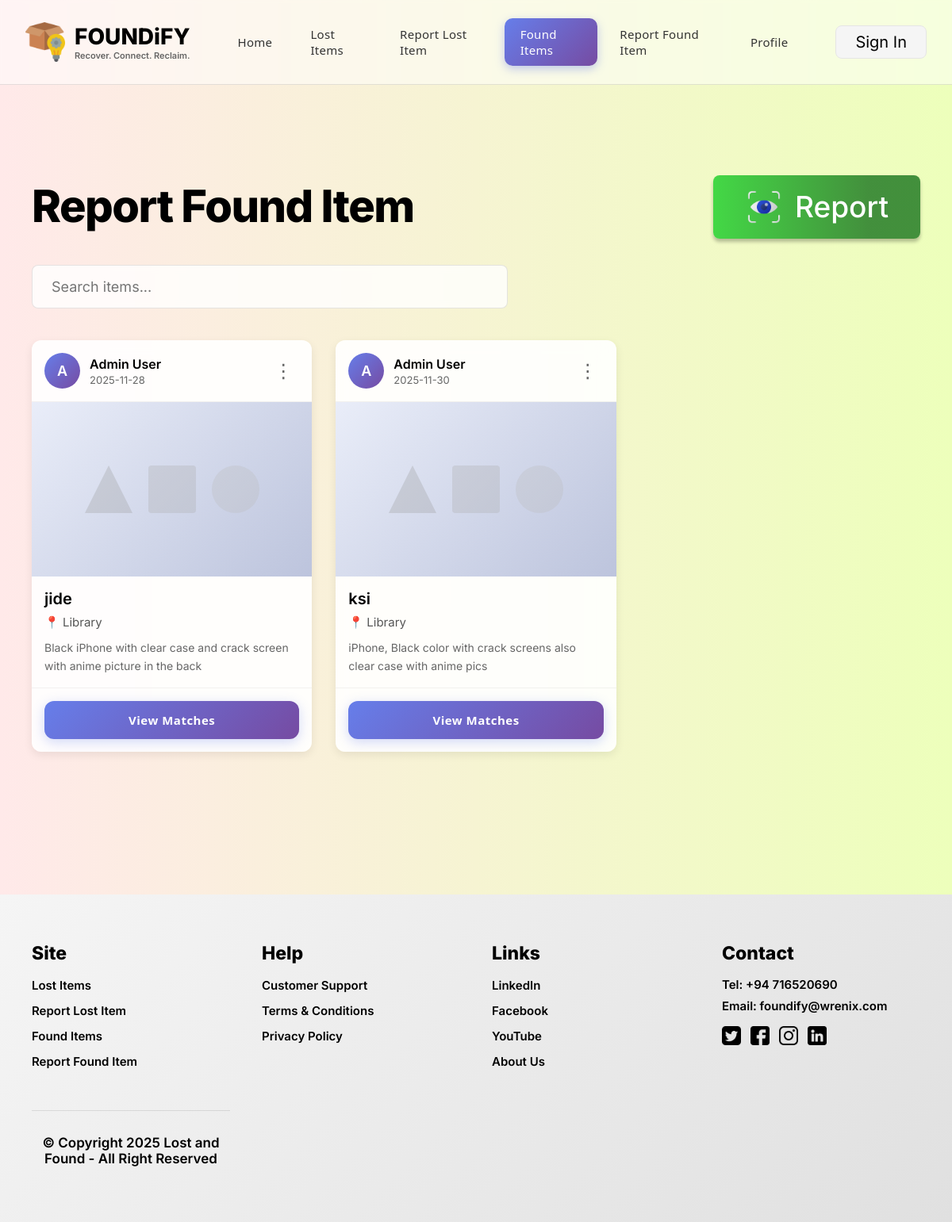
The page /found on the database as committed earlier.
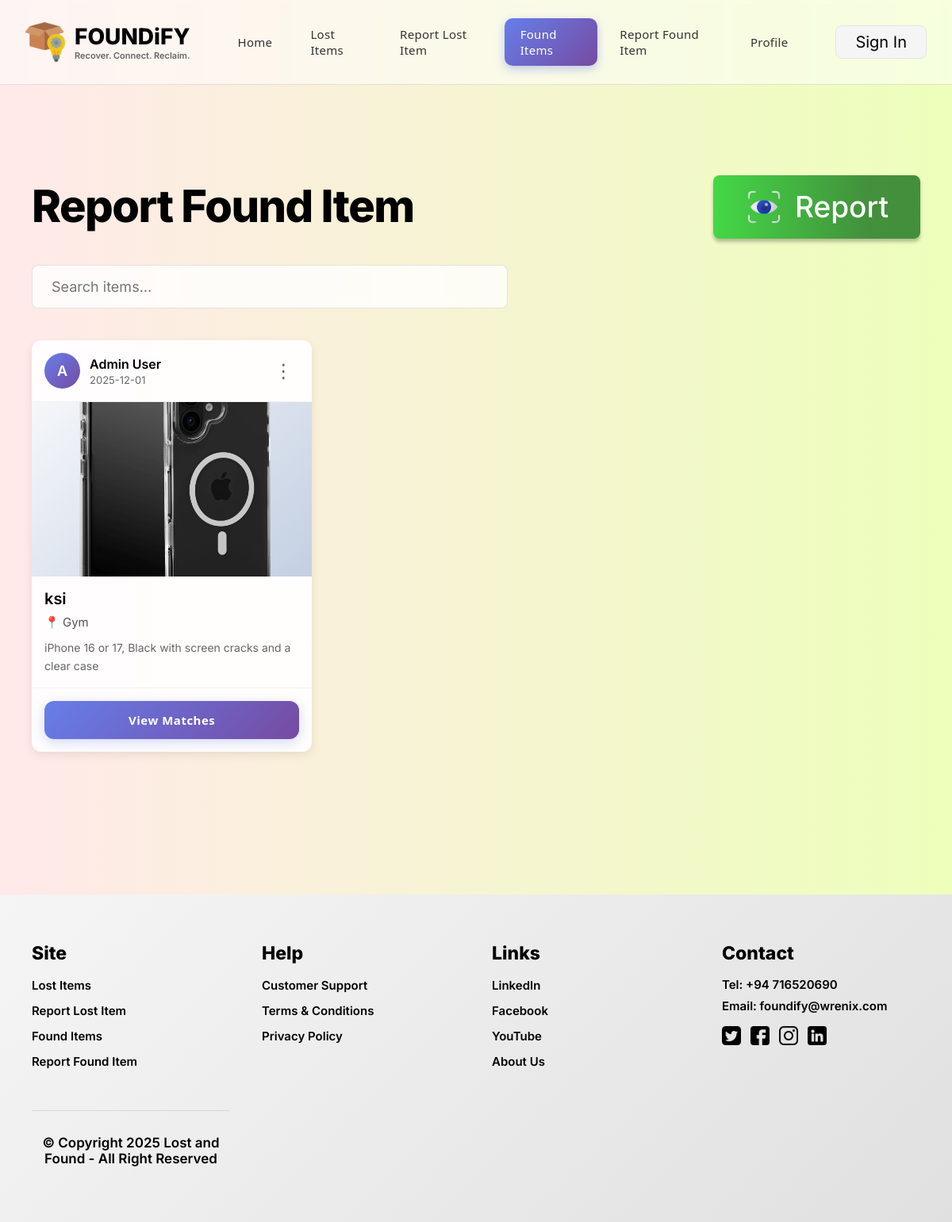
The same page on the database as committed later.
### models.py (models this page shows, shortened)
class FoundItem(db.Model):
    id = db.Column(db.Integer, primary_key=True)
    item_id = db.Column(db.String(20), unique=True, nullable=False)
    name = db.Column(db.String(200), nullable=False)
    desc = db.Column(db.Text, nullable=False)
    category = db.Column(db.String(100), nullable=False)
    location = db.Column(db.String(200), nullable=False)
    date = db.Column(db.String(20), nullable=False)
    photo = db.Column(db.String(200))
    created_at = db.Column(db.DateTime, default=datetime.utcnow)
    user_id = db.Column(db.Integer, db.ForeignKey('user.id'), nullable=False)

class User(db.Model):
    id = db.Column(db.Integer, primary_key=True)
    username = db.Column(db.String(80), unique=True, nullable=False)
    name = db.Column(db.String(120), nullable=False)
    email = db.Column(db.String(120), unique=True, nullable=False)
    password_hash = db.Column(db.String(200), nullable=False)
    created_at = db.Column(db.DateTime, default=datetime.utcnow)
    lost_items = db.relationship('LostItem', backref='reporter', lazy=True)
    found_items = db.relationship('FoundItem', backref='reporter', lazy=True)

### app.py (the view)
@app.route('/found')
def found_items():
    items = FoundItem.query.order_by(FoundItem.created_at.desc()).all()
    categories = db.session.query(FoundItem.category).distinct().all()
    categories = [c[0] for c in categories]
    return render_template('found_items.html', items=items, categories=categories)

### templates/found_items.html (shortened to what this page needs)
{% extends "base.html" %}
{% block content %}
<div class="items-page">
    <div class="container">
        <div class="page-header">
            <h1>
    <span class="report-text">Report</span>
    <span class="found-text">Found</span>
    <span class="item-text">Item</span>
</h1>
            <a href="{{ url_for('report_found') }}" class="btn-report found-btn">
            <img src="{{ url_for('static', filename='icons/found.png') }}" alt="Report" class="btn-icon-img">
            <span>Report</span>
            </a>
        </div>
        <div class="search-bar">
            <input type="text" id="searchInput" placeholder="Search items..." oninput="searchItems(this.value)">
        </div>
        {% if items %}
        <div class="items-grid" id="itemsGrid">
            {% for item in items %}
            <div class="item-card">
                <div class="card-header">
                    <div class="user-avatar">{{ item.reporter.name[0].upper() }}</div>
                    <div class="user-info">
                        <div class="item-name">{{ item.reporter.name }}</div>
                        <div class="item-date">{{ item.date }}</div>
                    </div>
                    <div class="item-menu">
                        <button class="card-menu" onclick="toggleMenu(event, '{{ item.item_id }}')">⋮</button>
                    </div>
                </div>
<div class="card-image" {% if item.photo %}onclick="openImageModal('{{ url_for('static', filename='uploads/' + item.photo) }}', '{{ item.name }}')" style="cursor: pointer;"{% endif %}>
    {% if item.photo %}
    <img src="{{ url_for('static', filename='uploads/' + item.photo) }}" alt="{{ item.name }}">
    {% else %}
    <div class="placeholder-image">
        <div class="shape triangle"></div>
        <div class="shape square"></div>
        <div class="shape circle"></div>
    </div>
    {% endif %}
</div>
                <div class="card-body">
                    <div class="item-title">{{ item.name }}</div>
                    <div class="item-location">📍 {{ item.location }}</div>
                    <p class="item-description">{{ item.desc[:100] }}{% if item.desc|length > 100 %}...{% endif %}</p>
                </div>
                <div class="card-footer">
                    <a href="{{ url_for('view_matches', item_id=item.item_id, item_type='found') }}" class="btn-view-matches">View Matches</a>
                </div>
            </div>
            {% endfor %}
        </div>
        {% else %}
        <div class="no-items">
            <h3>No Found Items Yet</h3>
            <p>Be the first to report a found item!</p>
        </div>
        {% endif %}
    </div>
</div>
{% endblock %}

### templates/base.html (shortened to what this page needs)
<!DOCTYPE html>
<html lang="en">
<head>
    <link rel="stylesheet" href="{{ url_for('static', filename='css/style.css') }}">
</head>
<body>
<nav class="navbar">
    <div class="container">
        <div class="nav-brand">
            <img src="{{ url_for('static', filename='icons/logo.png') }}" alt="Logo" style="width: 50px; height: 50px;">
            <div>
                <div class="brand-text">FOUNDiFY</div>
                <div class="brand-tagline">Recover. Connect. Reclaim.</div>
            </div>
        </div>
        <div class="nav-menu">
            <a href="{{ url_for('home') }}" class="nav-link {% if request.endpoint == 'home' %}active{% endif %}">Home</a>
            <a href="{{ url_for('lost_items') }}" class="nav-link {% if request.endpoint == 'lost_items' %}active{% endif %}">Lost Items</a>
            <a href="{{ url_for('report_lost') }}" class="nav-link {% if request.endpoint == 'report_lost' %}active{% endif %}">Report Lost Item</a>
            <a href="{{ url_for('found_items') }}" class="nav-link {% if request.endpoint == 'found_items' %}active{% endif %}">Found Items</a>
            <a href="{{ url_for('report_found') }}" class="nav-link {% if request.endpoint == 'report_found' %}active{% endif %}">Report Found Item</a>
            <a href="{{ url_for('profile') }}" class="nav-link {% if request.endpoint == 'profile' %}active{% endif %}">Profile</a>
        </div>
        {% if session.get('logged_in') %}
            <a href="{{ url_for('logout') }}" class="btn-signout">Sign Out</a>
        {% else %}
            <a href="{{ url_for('login') }}" class="btn-signout">Sign In</a>
        {% endif %}
    </div>
</nav>
    {% block content %}{% endblock %}
    <footer class="footer">
        <div class="footer-content">
            <div class="footer-section">
                <h3>Site</h3>
                <ul>
                     <li><a href="{{ url_for('lost_items') }}">Lost Items</a></li>
                    <li><a href="{{ url_for('report_lost') }}">Report Lost Item</a></li>
                    <li><a href="{{ url_for('found_items') }}">Found Items</a></li>
                    <li><a href="{{ url_for('report_found') }}">Report Found Item</a></li>
                </ul>
            </div>
            <div class="footer-section">
                <h3>Help</h3>
                <ul>
                    <li><a href="{{ url_for('contact') }}">Customer Support</a></li>
                    <li><a href="{{ url_for('terms') }}">Terms & Conditions</a></li>
                    <li><a href="{{ url_for('privacy') }}">Privacy Policy</a></li>
                </ul>
            </div>
            <div class="footer-section">
                <h3>Links</h3>
                <ul>
                    <li><a href="https://linkedin.com" target="_blank" rel="noopener">LinkedIn</a></li>
                    <li><a href="https://facebook.com" target="_blank" rel="noopener">Facebook</a></li>
                    <li><a href="https://youtube.com" target="_blank" rel="noopener">YouTube</a></li>
                    <li><a href="{{ url_for('about') }}">About Us</a></li>
                </ul>
            </div>
            <div class="footer-section">
                <h3>Contact</h3>
                <p>Tel: +94 716520690</p>
                <p>Email: foundify@wrenix.com</p>
                <div class="social-icons">
                    <a href="#"><img src="{{ url_for('static', filename='icons/twitter.png') }}" alt="Twitter" style="width: 24px; height: 24px;"></a>
                    <a href="#"><img src="{{ url_for('static', filename='icons/facebook.png') }}" alt="Facebook" style="width: 24px; height: 24px;"></a>
                    <a href="#"><img src="{{ url_for('static', filename='icons/instagram.png') }}" alt="Instagram" style="width: 24px; height: 24px;"></a>
                    <a href="#"><img src="{{ url_for('static', filename='icons/linkedin.png') }}" alt="LinkedIn" style="width: 24px; height: 24px;"></a>
                </div>
            </div>
        <div class="footer-bottom">
            <p>© Copyright 2025 Lost and Found - All Right Reserved</p>
        </div>
    </footer>
</body>
</html>

Rows that differ between the two databases and show on the page:
removed FoundItem: reporter "A", reporter.name "Admin User", date "2025-11-28", name "jide", location "Library", desc "Black iPhone with clear case and crack screen with anime picture in the back"
changed FoundItem "ksi": date "2025-11-30" → "2025-12-01"; photo: picture added; location "Library" → "Gym"; desc "iPhone, Black color with crack screens also clear case with anime pics" → "iPhone 16 or 17, Black with screen cracks and a clear case"
